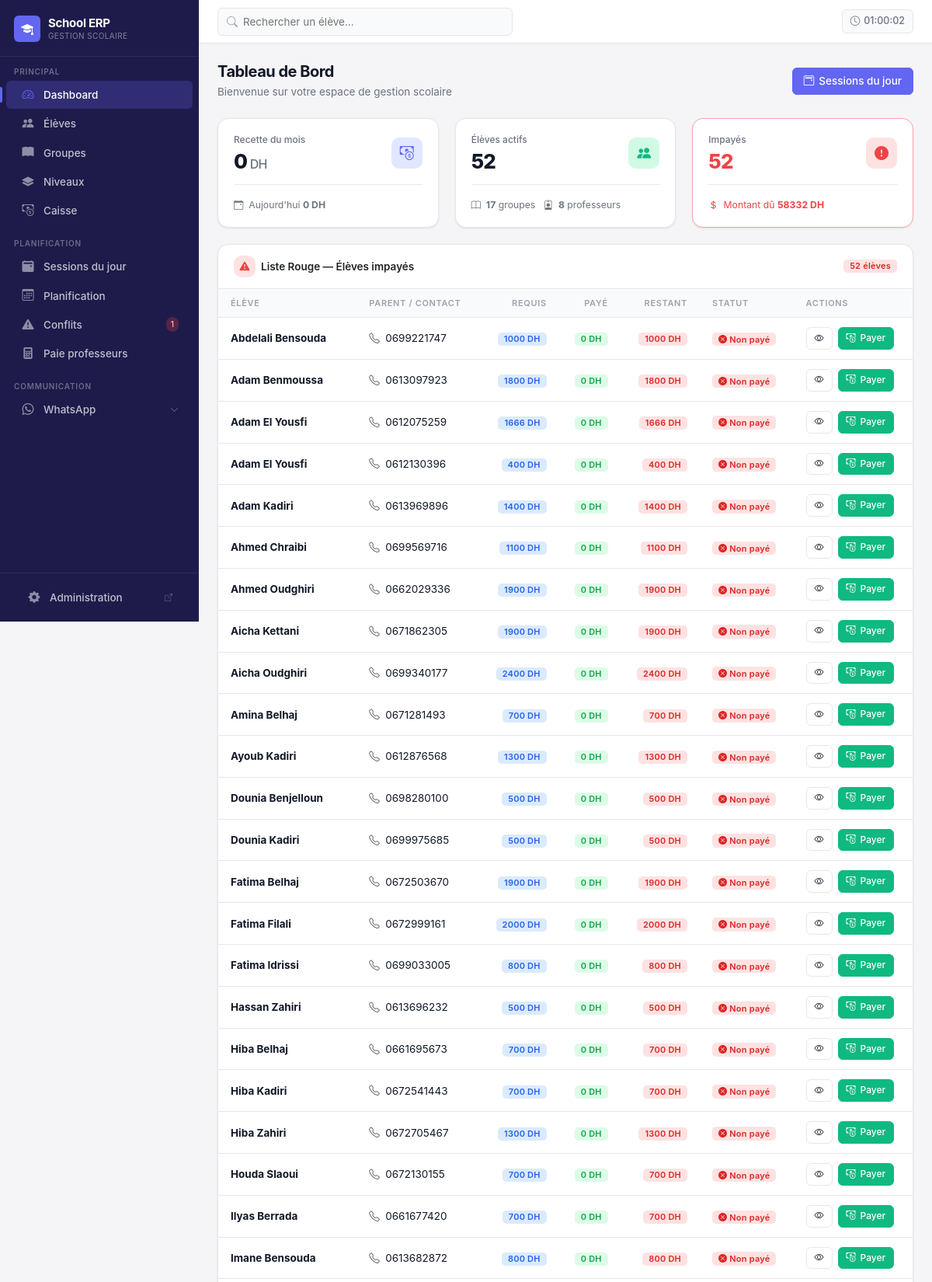
The app's page / (signed in, upper part) with its own data.
### core/models.py (models this page shows, shortened)
class Student(models.Model):
    name = models.CharField(max_length=100, verbose_name="Nom complet")
    phone = models.CharField(max_length=20, blank=True, verbose_name="Téléphone élève")
    parent_contact = models.CharField(max_length=20, verbose_name="Téléphone parent")
    parent_name = models.CharField(max_length=100, blank=True, verbose_name="Nom du parent")
    address = models.TextField(blank=True, verbose_name="Adresse")
    date_of_birth = models.DateField(null=True, blank=True, verbose_name="Date de naissance")
    level = models.ForeignKey(
        Level,
        on_delete=models.SET_NULL,
        null=True,
        blank=True,
        related_name='students',
        verbose_name="Niveau scolaire"
    )
    enrollments = models.ManyToManyField(
        CourseGroup,
        through='Enrollment',
        related_name='students',
        verbose_name="Groupes inscrits"
    )
    is_active = models.BooleanField(default=True, verbose_name="Actif")
    created_at = models.DateTimeField(auto_now_add=True)
    notes = models.TextField(blank=True, verbose_name="Notes")
    class Meta:
        verbose_name = "Élève"
        verbose_name_plural = "Élèves"
        ordering = ['name']

### core/views.py (the view)
# urls.py: path('', views.cockpit, name='cockpit'),
def cockpit(request):
    stats = get_dashboard_stats()
    red_list = stats.get('alerts', {}).get('unpaid_students', [])
    context = {
        'stats': stats,
        'red_list': red_list,
    }
    return render(request, 'core/dashboard.html', context)

### core/context_processors.py (called while the page is built)
def conflicts_count(request):
    CACHE_KEY = 'sidebar_conflict_count'
    CACHE_TTL = getattr(settings, 'CONFLICT_CACHE_TTL', 30)  # seconds
    count = cache.get(CACHE_KEY)
    if count is None:
        try:
            from .utils import detect_all_conflicts
            data = detect_all_conflicts()
            count = len(data.get('schedule_conflicts', []))
        except Exception:
            count = 0
        cache.set(CACHE_KEY, count, CACHE_TTL)
    return {'conflict_count': count}

### core/templatetags/nav_active.py (called while the page is built)
@register.simple_tag(takes_context=True)
def active_if(context, *names):
    request = context.get("request")
    if not request or not request.resolver_match:
        return ""
    return "active" if request.resolver_match.url_name in names else ""

### core/utils.py (called while the page is built, shortened)
def get_month_period(year: int, month: int) -> Tuple[date, date]:
    first_day = date(year, month, 1)
    last_day = date(year, month, calendar.monthrange(year, month)[1])
    return first_day, last_day

def calculate_enrollment_expected_fee(enrollment, month_date: date) -> Decimal:
    group = enrollment.course_group
    if enrollment.enrolled_date.year > month_date.year or (
        enrollment.enrolled_date.year == month_date.year and enrollment.enrolled_date.month > month_date.month
    ):
        return Decimal('0.00')
    return group.monthly_price

def calculate_student_expected_fees_for_month(student, month_date: date) -> Decimal:
    active_enrollments = student.enrollment_set.filter(is_active=True).select_related('course_group')
    total = Decimal('0.00')
    for enrollment in active_enrollments:
        total += calculate_enrollment_expected_fee(enrollment, month_date)
    return total

def get_daily_revenue(target_date: Optional[date] = None) -> Decimal:
    from .models import Payment
    if target_date is None:
        target_date = timezone.now().date()
    revenue = Payment.objects.filter(
        payment_date=target_date,
        status='PAID'
    ).aggregate(total=Sum('amount'))['total'] or Decimal('0.00')
    return revenue

def get_monthly_revenue(year: int, month: int) -> Decimal:
    from .models import Payment
    first_day, last_day = get_month_period(year, month)
    revenue = Payment.objects.filter(
        payment_date__range=[first_day, last_day],
        status='PAID'
    ).aggregate(total=Sum('amount'))['total'] or Decimal('0.00')
    return revenue

### templates/core/dashboard.html (shortened to what this page needs)
{% extends 'core/base.html' %}
{% block content %}
<div class="page-header d-flex align-items-center justify-content-between">
  <div>
    <h1 class="page-title">Tableau de Bord</h1>
    <p class="page-subtitle">Bienvenue sur votre espace de gestion scolaire</p>
  </div>
  <a href="{% url 'core:sessions_today' %}" class="btn btn-primary">
    <i class="bi bi-calendar2-event"></i> Sessions du jour
  </a>
</div>
<div class="row g-4 mb-4">
  <div class="col-sm-6 col-xl-4">
    <div class="stat-card">
      <div class="d-flex align-items-center justify-content-between">
        <div>
          <div class="stat-card-label">Recette du mois</div>
          <div class="stat-card-value">{{ stats.revenue.month|floatformat:0 }}<span style="font-size:16px;font-weight:500;color:var(--text-secondary);"> DH</span></div>
        </div>
        <div class="stat-card-icon" style="background:#e0e7ff;">
          <i class="bi bi-cash-coin" style="color:#6366f1;"></i>
        </div>
      </div>
      <div class="mt-3 pt-3" style="border-top:1px solid var(--border);">
        <small class="text-secondary">
          <i class="bi bi-calendar-event me-1"></i>
          Aujourd'hui&nbsp;<strong>{{ stats.revenue.today|floatformat:0 }} DH</strong>
        </small>
      </div>
    </div>
  </div>
  <div class="col-sm-6 col-xl-4">
    <div class="stat-card">
      <div class="d-flex align-items-center justify-content-between">
        <div>
          <div class="stat-card-label">Élèves actifs</div>
          <div class="stat-card-value">{{ stats.counts.students }}</div>
        </div>
        <div class="stat-card-icon" style="background:#d1fae5;">
          <i class="bi bi-people-fill" style="color:#10b981;"></i>
        </div>
      </div>
      <div class="mt-3 pt-3" style="border-top:1px solid var(--border);">
        <small class="text-secondary">
          <i class="bi bi-book me-1"></i>
          <strong>{{ stats.counts.courses }}</strong> groupes&nbsp;&nbsp;
          <i class="bi bi-person-badge me-1"></i>
          <strong>{{ stats.counts.teachers }}</strong> professeurs
        </small>
      </div>
    </div>
  </div>
  <div class="col-sm-6 col-xl-4">
    <a href="{% url 'core:students_list' %}?payment_status=unpaid" class="stat-card stat-card-link" style="border-color:#fca5a5;">
      <div class="d-flex align-items-center justify-content-between">
        <div>
          <div class="stat-card-label">Impayés</div>
          <div class="stat-card-value" style="color:var(--danger);">{{ stats.alerts.unpaid_count }}</div>
        </div>
        <div class="stat-card-icon" style="background:#fee2e2;">
          <i class="bi bi-exclamation-circle-fill" style="color:#ef4444;"></i>
        </div>
      </div>
      <div class="mt-3 pt-3" style="border-top:1px solid var(--border);">
        <small style="color:var(--danger);">
          <i class="bi bi-currency-dollar me-1"></i>
          Montant dû&nbsp;<strong>{{ stats.alerts.unpaid_amount|floatformat:0 }} DH</strong>
        </small>
      </div>
    </a>
  </div>
</div>
<div class="card">
  <div class="card-header d-flex align-items-center justify-content-between">
    <div class="d-flex align-items-center gap-2">
      <span class="stat-card-icon" style="width:28px;height:28px;font-size:13px;background:#fee2e2;">
        <i class="bi bi-exclamation-triangle-fill" style="color:#ef4444;"></i>
      </span>
      <span class="fw-700">Liste Rouge — Élèves impayés</span>
    </div>
    {% if red_list %}
      <span class="badge badge-danger">{{ red_list|length }} élève{{ red_list|length|pluralize }}</span>
    {% endif %}
  </div>
  {% if red_list %}
    <div class="table-responsive">
      <table class="table table-hover mb-0">
        <thead>
          <tr>
            <th>Élève</th>
            <th>Parent / Contact</th>
            <th class="text-end">Requis</th>
            <th class="text-end">Payé</th>
            <th class="text-end">Restant</th>
            <th>Statut</th>
            <th>Actions</th>
          </tr>
        </thead>
        <tbody>
          {% for item in red_list %}
            <tr>
              <td><strong>{{ item.student.name }}</strong></td>
              <td>
                <i class="bi bi-telephone text-muted"></i>
                <span class="ms-1">{{ item.student.parent_contact }}</span>
              </td>
              <td class="text-end">
                <span class="badge badge-info">{{ item.required|floatformat:0 }} DH</span>
              </td>
              <td class="text-end">
                <span class="badge badge-success">{{ item.paid|floatformat:0 }} DH</span>
              </td>
              <td class="text-end">
                <span class="badge badge-danger">{{ item.remaining|floatformat:0 }} DH</span>
              </td>
              <td>
                {% if item.status == 'UNPAID' %}
                  <span class="badge badge-danger"><i class="bi bi-x-circle-fill"></i> Non payé</span>
                {% else %}
                  <span class="badge badge-warning"><i class="bi bi-exclamation-circle-fill"></i> Partiel</span>
                {% endif %}
              </td>
              <td>
                <div class="d-flex gap-2">
                  <a href="/students/{{ item.student.id }}/" class="btn btn-sm btn-outline-primary">
                    <i class="bi bi-eye"></i>
                  </a>
                  <a href="/cashier/payment/create/?student_id={{ item.student.id }}" class="btn btn-sm btn-success">
                    <i class="bi bi-cash-coin"></i> Payer
                  </a>
                </div>
              </td>
            </tr>
          {% endfor %}
        </tbody>
      </table>
    </div>
  {% endif %}
</div>
{% endblock %}

### templates/core/base.html (style rules this page uses)
:root { --font-sans: 'Inter', system-ui, -apple-system, sans-serif; --primary: #6366f1; --primary-dark: #4f46e5; --primary-light: #e0e7ff; --primary-rgb: 99, 102, 241; --sidebar-bg: #1e1b4b; --sidebar-hover: rgba(255, 255, 255, 0.07); --sidebar-active: rgba(99, 102, 241, 0.25); --sidebar-text: rgba(255, 255, 255, 0.72); --sidebar-text-active: #ffffff; --sidebar-accent: #6366f1; --sidebar-width: 256px; --body-bg: #f5f5f7; --surface: #ffffff; --surface-alt: #f9fafb; --border: #e5e7eb; --border-focus: #6366f1; --text-primary: #111827; --text-secondary: #6b7280; --text-muted: #9ca3af; --success: #10b981; --warning: #f59e0b; --danger: #ef4444; --info: #3b82f6; --shadow-xs: 0 1px 2px rgba(0, 0, 0, 0.04); --shadow-sm: 0 1px 3px rgba(0, 0, 0, 0.06), 0 1px 2px rgba(0, 0, 0, 0.04); --shadow-md: 0 4px 6px rgba(0, 0, 0, 0.05), 0 2px 4px rgba(0, 0, 0, 0.04); --shadow-lg: 0 10px 15px rgba(0, 0, 0, 0.05), 0 4px 6px rgba(0, 0, 0, 0.04); --radius-sm: 6px; --radius-md: 10px; --radius-lg: 14px; --radius-xl: 18px; }
*, *::before, *::after { box-sizing: border-box; }
html, body { height: 100%; font-family: var(--font-sans); font-size: 14px; background: var(--body-bg); color: var(--text-primary); -webkit-font-smoothing: antialiased; }
.page-header { margin-bottom: 24px; }
.page-title { font-size: 20px; font-weight: 700; color: var(--text-primary); letter-spacing: -0.025em; margin: 0; }
.page-subtitle { font-size: 13.5px; color: var(--text-secondary); margin: 4px 0 0; }
.card { background: var(--surface); border: 1px solid var(--border); border-radius: var(--radius-lg); box-shadow: var(--shadow-sm); transition: box-shadow 0.2s, transform 0.2s; }
.card-header { background: transparent; border-bottom: 1px solid var(--border); padding: 14px 20px; font-weight: 600; font-size: 13.5px; }
.stat-card { background: var(--surface); border: 1px solid var(--border); border-radius: var(--radius-lg); padding: 18px 20px; box-shadow: var(--shadow-sm); position: relative; overflow: hidden; }
.stat-card-icon { width: 40px; height: 40px; border-radius: 10px; display: flex; align-items: center; justify-content: center; font-size: 18px; flex-shrink: 0; }
.stat-card-value { font-size: 26px; font-weight: 800; letter-spacing: -0.03em; color: var(--text-primary); line-height: 1; margin: 6px 0 2px; }
.stat-card-label { font-size: 12px; font-weight: 500; color: var(--text-secondary); }
.table { border-collapse: separate; border-spacing: 0; font-size: 13.5px; }
.table thead th { font-size: 11px; font-weight: 600; letter-spacing: 0.06em; text-transform: uppercase; color: var(--text-muted); border-bottom: 1px solid var(--border); background: var(--surface-alt); padding: 10px 16px; white-space: nowrap; }
.table tbody td { padding: 12px 16px; border-bottom: 1px solid var(--border); vertical-align: middle; color: var(--text-primary); }
.table-hover tbody tr { transition: background 0.12s; }
.badge { font-size: 11px; font-weight: 600; letter-spacing: 0.02em; padding: 3px 8px; border-radius: 5px; }
.badge-success { background: #dcfce7; color: #16a34a; }
.badge-danger { background: #fee2e2; color: #dc2626; }
.badge-info { background: #dbeafe; color: #2563eb; }
.btn { font-family: var(--font-sans); font-size: 13.5px; font-weight: 500; border-radius: var(--radius-sm); padding: 7px 14px; transition: all 0.15s; display: inline-flex; align-items: center; gap: 6px; line-height: 1.4; border: 1px solid transparent; }
.btn-primary { background: var(--primary); border-color: var(--primary); color: #ffffff; }
.btn-outline-primary { background: transparent; border-color: var(--border); color: var(--text-primary); }
.btn-success { background: var(--success); border-color: var(--success); color: #ffffff; }
.btn-sm { font-size: 12px; padding: 5px 10px; border-radius: 6px; }

### templates/core/dashboard.html (style rules this page uses)
.stat-card-link { display: block; text-decoration: none; color: inherit; cursor: pointer; }

### records on screen
Student: student.name "Abdelali Bensouda", student.parent_contact "0699221747", required "1000", paid "0", remaining "1000"
Student: student.name "Adam Benmoussa", student.parent_contact "0613097923", required "1800", paid "0", remaining "1800"
Student: student.name "Adam El Yousfi", student.parent_contact "0612075259", required "1666", paid "0", remaining "1666"
Student: student.name "Adam El Yousfi", student.parent_contact "0612130396", required "400", paid "0", remaining "400"
Student: student.name "Adam Kadiri", student.parent_contact "0613969896", required "1400", paid "0", remaining "1400"
Student: student.name "Ahmed Chraibi", student.parent_contact "0699569716", required "1100", paid "0", remaining "1100"
Student: student.name "Ahmed Oudghiri", student.parent_contact "0662029336", required "1900", paid "0", remaining "1900"
Student: student.name "Aicha Kettani", student.parent_contact "0671862305", required "1900", paid "0", remaining "1900"
Student: student.name "Aicha Oudghiri", student.parent_contact "0699340177", required "2400", paid "0", remaining "2400"
Student: student.name "Amina Belhaj", student.parent_contact "0671281493", required "700", paid "0", remaining "700"
Student: student.name "Ayoub Kadiri", student.parent_contact "0612876568", required "1300", paid "0", remaining "1300"
Student: student.name "Dounia Benjelloun", student.parent_contact "0698280100", required "500", paid "0", remaining "500"
Student: student.name "Dounia Kadiri", student.parent_contact "0699975685", required "500", paid "0", remaining "500"
Student: student.name "Fatima Belhaj", student.parent_contact "0672503670", required "1900", paid "0", remaining "1900"
Student: student.name "Fatima Filali", student.parent_contact "0672999161", required "2000", paid "0", remaining "2000"
Student: student.name "Fatima Idrissi", student.parent_contact "0699033005", required "800", paid "0", remaining "800"
Student: student.name "Hassan Zahiri", student.parent_contact "0613696232", required "500", paid "0", remaining "500"
Student: student.name "Hiba Belhaj", student.parent_contact "0661695673", required "700", paid "0", remaining "700"
Student: student.name "Hiba Kadiri", student.parent_contact "0672541443", required "700", paid "0", remaining "700"
Student: student.name "Hiba Zahiri", student.parent_contact "0672705467", required "1300", paid "0", remaining "1300"
Student: student.name "Houda Slaoui", student.parent_contact "0672130155", required "700", paid "0", remaining "700"
Student: student.name "Ilyas Berrada", student.parent_contact "0661677420", required "700", paid "0", remaining "700"
Student: student.name "Imane Bensouda", student.parent_contact "0613682872", required "800", paid "0", remaining "800"

### other values on screen
{{ conflict_count }} "1"
{{ stats.revenue.month|floatformat:0 }} "0"
{{ stats.revenue.today|floatformat:0 }} "0"
{{ stats.counts.students }} "52"
{{ stats.counts.courses }} "17"
{{ stats.counts.teachers }} "8"
{{ stats.alerts.unpaid_count }} "52"
{{ stats.alerts.unpaid_amount|floatformat:0 }} "58332"
{{ red_list|length }} "52"
